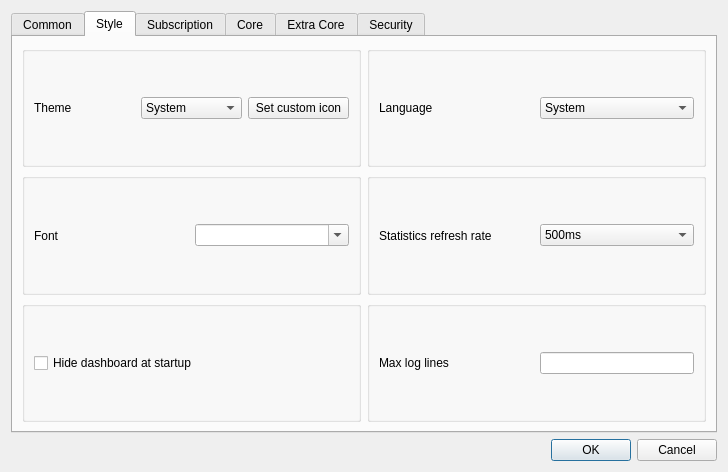
<?xml version="1.0" encoding="UTF-8"?>
<ui version="4.0">
 <class>DialogBasicSettings</class>
 <widget class="QDialog" name="DialogBasicSettings">
  <property name="geometry">
   <rect>
    <x>0</x>
    <y>0</y>
    <width>728</width>
    <height>472</height>
   </rect>
  </property>
  <property name="sizePolicy">
   <sizepolicy hsizetype="Preferred" vsizetype="Preferred">
    <horstretch>0</horstretch>
    <verstretch>0</verstretch>
   </sizepolicy>
  </property>
  <property name="windowTitle">
   <string>Basic Settings</string>
  </property>
  <layout class="QGridLayout" name="gridLayout">
   <item row="8" column="3">
    <widget class="QDialogButtonBox" name="buttonBox">
     <property name="orientation">
      <enum>Qt::Orientation::Horizontal</enum>
     </property>
     <property name="standardButtons">
      <set>QDialogButtonBox::StandardButton::Cancel|QDialogButtonBox::StandardButton::Ok</set>
     </property>
    </widget>
   </item>
   <item row="2" column="3">
    <widget class="QTabWidget" name="tabWidget">
     <property name="minimumSize">
      <size>
       <width>0</width>
       <height>414</height>
      </size>
     </property>
     <property name="currentIndex">
      <number>1</number>
     </property>
     <widget class="QWidget" name="tab_1">
      <attribute name="title">
       <string>Common</string>
      </attribute>
      <layout class="QVBoxLayout" name="verticalLayout_2">
       <item>
        <layout class="QHBoxLayout" name="hlayout_l1">
         <item>
          <widget class="QGroupBox" name="horizontalGroupBox_3">
           <layout class="QHBoxLayout" name="horizontalLayout_19">
            <item>
             <widget class="QLabel" name="label">
              <property name="text">
               <string>Listen Address</string>
              </property>
             </widget>
            </item>
            <item>
             <widget class="QLineEdit" name="inbound_address"/>
            </item>
            <item>
             <widget class="QPushButton" name="inbound_auth">
              <property name="text">
               <string notr="true"/>
              </property>
             </widget>
            </item>
           </layout>
          </widget>
         </item>
         <item>
          <widget class="QGroupBox" name="groupbox_custom_inbound">
           <layout class="QHBoxLayout" name="horizontalLayout_10">
            <item>
             <widget class="QLabel" name="label_11">
              <property name="text">
               <string>Custom Inbound</string>
              </property>
             </widget>
            </item>
            <item>
             <widget class="QPushButton" name="custom_inbound_edit">
              <property name="text">
               <string>Edit</string>
              </property>
             </widget>
            </item>
           </layout>
          </widget>
         </item>
        </layout>
       </item>
       <item>
        <layout class="QHBoxLayout" name="hlayout_l2">
         <item>
          <widget class="QGroupBox" name="horizontalGroupBox_2">
           <layout class="QHBoxLayout" name="horizontalLayout_13">
            <item>
             <widget class="QLabel" name="inbound_socks_port_l">
              <property name="text">
               <string>Socks Listen Port</string>
              </property>
             </widget>
            </item>
            <item>
             <widget class="QLineEdit" name="inbound_socks_port">
              <property name="sizePolicy">
               <sizepolicy hsizetype="Preferred" vsizetype="Fixed">
                <horstretch>0</horstretch>
                <verstretch>0</verstretch>
               </sizepolicy>
              </property>
             </widget>
            </item>
           </layout>
          </widget>
         </item>
         <item>
          <widget class="QGroupBox" name="groupBox_http">
           <layout class="QHBoxLayout" name="horizontalLayout_16">
            <item>
             <widget class="QLabel" name="label_5">
              <property name="text">
               <string>HTTP Listen Port</string>
              </property>
             </widget>
            </item>
            <item>
             <widget class="QLineEdit" name="inbound_http_port">
              <property name="sizePolicy">
               <sizepolicy hsizetype="Preferred" vsizetype="Fixed">
                <horstretch>0</horstretch>
                <verstretch>0</verstretch>
               </sizepolicy>
              </property>
             </widget>
            </item>
            <item>
             <widget class="QCheckBox" name="http_enable">
              <property name="text">
               <string>Enable</string>
              </property>
             </widget>
            </item>
           </layout>
          </widget>
         </item>
        </layout>
       </item>
       <item>
        <widget class="QGroupBox" name="groupBox1">
         <layout class="QHBoxLayout" name="horizontalLayout_9" stretch="0,8,1,1">
          <item>
           <widget class="QLabel" name="label_13">
            <property name="text">
             <string>Latency Test URL</string>
            </property>
           </widget>
          </item>
          <item>
           <widget class="QLineEdit" name="test_latency_url"/>
          </item>
          <item>
           <widget class="QLabel" name="label_14">
            <property name="text">
             <string>Concurrent</string>
            </property>
           </widget>
          </item>
          <item>
           <widget class="QLineEdit" name="test_concurrent"/>
          </item>
         </layout>
        </widget>
       </item>
       <item>
        <widget class="QGroupBox" name="horizontalGroupBox">
         <layout class="QHBoxLayout" name="horizontalLayout_12" stretch="0,8,1,1">
          <item>
           <widget class="QLabel" name="label_19">
            <property name="text">
             <string>Download Test URL</string>
            </property>
           </widget>
          </item>
          <item>
           <widget class="MyLineEdit" name="test_download_url"/>
          </item>
          <item>
           <widget class="QLabel" name="label_10">
            <property name="text">
             <string>Timeout (s)</string>
            </property>
           </widget>
          </item>
          <item>
           <widget class="QLineEdit" name="test_download_timeout"/>
          </item>
         </layout>
        </widget>
       </item>
       <item>
        <widget class="QGroupBox" name="horizontalGroupBox1">
         <layout class="QHBoxLayout" name="horizontalLayout_18">
          <item>
           <widget class="QCheckBox" name="check_include_pre">
            <property name="text">
             <string>Include Pre-release when checking update</string>
            </property>
           </widget>
          </item>
          <item>
           <widget class="Line" name="sys_proxy_format_vline">
            <property name="orientation">
             <enum>Qt::Orientation::Vertical</enum>
            </property>
           </widget>
          </item>
          <item>
           <widget class="QCheckBox" name="old_share_link_format">
            <property name="toolTip">
             <string>Share VMess Link with v2rayN Format</string>
            </property>
            <property name="text">
             <string>Old Share Link Format</string>
            </property>
           </widget>
          </item>
          <item>
           <widget class="QPushButton" name="sys_proxy_format">
            <property name="text">
             <string>System proxy format</string>
            </property>
           </widget>
          </item>
         </layout>
        </widget>
       </item>
       <item>
        <widget class="QWidget" name="horizontalWidget_1" native="true">
         <property name="sizePolicy">
          <sizepolicy hsizetype="Preferred" vsizetype="Maximum">
           <horstretch>0</horstretch>
           <verstretch>0</verstretch>
          </sizepolicy>
         </property>
         <layout class="QHBoxLayout" name="horizontalLayout_2">
          <property name="leftMargin">
           <number>0</number>
          </property>
          <property name="topMargin">
           <number>0</number>
          </property>
          <property name="rightMargin">
           <number>0</number>
          </property>
          <property name="bottomMargin">
           <number>0</number>
          </property>
         </layout>
        </widget>
       </item>
      </layout>
     </widget>
     <widget class="QWidget" name="tab_2">
      <attribute name="title">
       <string>Style</string>
      </attribute>
      <layout class="QGridLayout" name="gridLayout_5">
       <item row="0" column="0">
        <layout class="QHBoxLayout" name="style_h_1">
         <item>
          <widget class="QGroupBox" name="groupBox">
           <layout class="QHBoxLayout" name="horizontalLayout_4">
            <item>
             <widget class="QLabel" name="label_8">
              <property name="text">
               <string>Theme</string>
              </property>
             </widget>
            </item>
            <item>
             <widget class="QComboBox" name="theme">
              <item>
               <property name="text">
                <string>System</string>
               </property>
              </item>
              <item>
               <property name="text">
                <string notr="true">flatgray</string>
               </property>
              </item>
              <item>
               <property name="text">
                <string notr="true">lightblue</string>
               </property>
              </item>
              <item>
               <property name="text">
                <string notr="true">blacksoft</string>
               </property>
              </item>
             </widget>
            </item>
            <item>
             <widget class="QPushButton" name="set_custom_icon">
              <property name="sizePolicy">
               <sizepolicy hsizetype="Preferred" vsizetype="Fixed">
                <horstretch>0</horstretch>
                <verstretch>0</verstretch>
               </sizepolicy>
              </property>
              <property name="text">
               <string>Set custom icon</string>
              </property>
             </widget>
            </item>
           </layout>
          </widget>
         </item>
         <item>
          <widget class="QGroupBox" name="groupBox2">
           <layout class="QHBoxLayout" name="horizontalLayout_7">
            <item>
             <widget class="QLabel" name="label_15">
              <property name="text">
               <string notr="true">Language</string>
              </property>
             </widget>
            </item>
            <item>
             <widget class="QComboBox" name="language">
              <item>
               <property name="text">
                <string notr="true">System</string>
               </property>
              </item>
              <item>
               <property name="text">
                <string notr="true">English</string>
               </property>
              </item>
              <item>
               <property name="text">
                <string notr="true">简体中文</string>
               </property>
              </item>
              <item>
               <property name="text">
                <string notr="true">فارسی</string>
               </property>
              </item>
              <item>
               <property name="text">
                <string notr="true">Русский</string>
               </property>
              </item>
             </widget>
            </item>
           </layout>
          </widget>
         </item>
        </layout>
       </item>
       <item row="2" column="0">
        <layout class="QHBoxLayout" name="style_h_2">
         <item>
          <widget class="QGroupBox" name="groupBox_3">
           <property name="title">
            <string/>
           </property>
           <layout class="QHBoxLayout" name="horizontalLayout_11">
            <item>
             <widget class="QLabel" name="label_2">
              <property name="text">
               <string>Font</string>
              </property>
             </widget>
            </item>
            <item>
             <widget class="QComboBox" name="font">
              <property name="editable">
               <bool>true</bool>
              </property>
             </widget>
            </item>
           </layout>
          </widget>
         </item>
         <item>
          <widget class="QGroupBox" name="traffic_statistics_box">
           <layout class="QHBoxLayout" name="horizontalLayout_3">
            <item>
             <widget class="QLabel" name="label_16">
              <property name="text">
               <string>Statistics refresh rate</string>
              </property>
             </widget>
            </item>
            <item>
             <widget class="QComboBox" name="rfsh_r">
              <item>
               <property name="text">
                <string notr="true">500ms</string>
               </property>
              </item>
              <item>
               <property name="text">
                <string notr="true">1s</string>
               </property>
              </item>
              <item>
               <property name="text">
                <string notr="true">2s</string>
               </property>
              </item>
              <item>
               <property name="text">
                <string notr="true">3s</string>
               </property>
              </item>
              <item>
               <property name="text">
                <string notr="true">5s</string>
               </property>
              </item>
              <item>
               <property name="text">
                <string>Off</string>
               </property>
              </item>
             </widget>
            </item>
           </layout>
          </widget>
         </item>
        </layout>
       </item>
       <item row="3" column="0">
        <layout class="QHBoxLayout" name="style_h_3">
         <item>
          <widget class="QGroupBox" name="horizontalGroupBox_5">
           <layout class="QHBoxLayout" name="horizontalLayout_6">
            <item>
             <widget class="QCheckBox" name="start_minimal">
              <property name="sizePolicy">
               <sizepolicy hsizetype="Preferred" vsizetype="Fixed">
                <horstretch>0</horstretch>
                <verstretch>0</verstretch>
               </sizepolicy>
              </property>
              <property name="text">
               <string>Hide dashboard at startup</string>
              </property>
             </widget>
            </item>
           </layout>
          </widget>
         </item>
         <item>
          <widget class="QGroupBox" name="groupBox_2">
           <layout class="QHBoxLayout" name="horizontalLayout_23">
            <item>
             <widget class="QLabel" name="label_17">
              <property name="text">
               <string>Max log lines</string>
              </property>
             </widget>
            </item>
            <item>
             <widget class="QLineEdit" name="max_log_line">
              <property name="sizePolicy">
               <sizepolicy hsizetype="Ignored" vsizetype="Fixed">
                <horstretch>0</horstretch>
                <verstretch>0</verstretch>
               </sizepolicy>
              </property>
             </widget>
            </item>
           </layout>
          </widget>
         </item>
        </layout>
       </item>
      </layout>
     </widget>
     <widget class="QWidget" name="tab_3">
      <attribute name="title">
       <string>Subscription</string>
      </attribute>
      <layout class="QGridLayout" name="gridLayout_3">
       <item row="0" column="1">
        <layout class="QHBoxLayout" name="horizontalLayout_5">
         <item>
          <widget class="QCheckBox" name="sub_auto_update_enable">
           <property name="sizePolicy">
            <sizepolicy hsizetype="Minimum" vsizetype="Fixed">
             <horstretch>0</horstretch>
             <verstretch>0</verstretch>
            </sizepolicy>
           </property>
           <property name="text">
            <string>Enable</string>
           </property>
          </widget>
         </item>
         <item>
          <widget class="QLabel" name="label_21">
           <property name="text">
            <string>Interval (minute, invalid if less than 30)</string>
           </property>
          </widget>
         </item>
         <item>
          <widget class="QLineEdit" name="sub_auto_update">
           <property name="sizePolicy">
            <sizepolicy hsizetype="Preferred" vsizetype="Fixed">
             <horstretch>0</horstretch>
             <verstretch>0</verstretch>
            </sizepolicy>
           </property>
          </widget>
         </item>
        </layout>
       </item>
       <item row="1" column="1">
        <widget class="MyLineEdit" name="user_agent"/>
       </item>
       <item row="2" column="1">
        <widget class="QCheckBox" name="sub_use_proxy">
         <property name="text">
          <string>Use proxy when updating subscription</string>
         </property>
        </widget>
       </item>
       <item row="3" column="1">
        <widget class="QCheckBox" name="sub_insecure">
         <property name="text">
          <string>Ignore TLS errors when updating subscription</string>
         </property>
        </widget>
       </item>
       <item row="4" column="1">
        <widget class="QCheckBox" name="sub_clear">
         <property name="text">
          <string>Clear servers before updating subscription</string>
         </property>
        </widget>
       </item>
       <item row="0" column="0">
        <widget class="QLabel" name="label_20">
         <property name="sizePolicy">
          <sizepolicy hsizetype="Preferred" vsizetype="Maximum">
           <horstretch>0</horstretch>
           <verstretch>0</verstretch>
          </sizepolicy>
         </property>
         <property name="text">
          <string>Automatic update</string>
         </property>
        </widget>
       </item>
       <item row="1" column="0">
        <widget class="QLabel" name="label_4">
         <property name="text">
          <string>User Agent</string>
         </property>
        </widget>
       </item>
      </layout>
     </widget>
     <widget class="QWidget" name="tab_4">
      <attribute name="title">
       <string>Core</string>
      </attribute>
      <layout class="QVBoxLayout" name="verticalLayout">
       <item>
        <widget class="QGroupBox" name="groupBox_core">
         <property name="sizePolicy">
          <sizepolicy hsizetype="Preferred" vsizetype="Maximum">
           <horstretch>0</horstretch>
           <verstretch>0</verstretch>
          </sizepolicy>
         </property>
         <property name="title">
          <string notr="true">core_name</string>
         </property>
         <layout class="QVBoxLayout" name="verticalLayout_3">
          <item>
           <widget class="QWidget" name="assest_group" native="true">
            <layout class="QGridLayout" name="gridLayout_2">
             <item row="0" column="0">
              <widget class="QLabel" name="label_12">
               <property name="text">
                <string>Asset Location</string>
               </property>
              </widget>
             </item>
             <item row="0" column="1">
              <layout class="QGridLayout" name="gridLayout_4">
               <item row="0" column="0">
                <widget class="MyLineEdit" name="core_v2ray_asset">
                 <property name="placeholderText">
                  <string>Default: dir of &quot;nekoray&quot;</string>
                 </property>
                </widget>
               </item>
               <item row="0" column="1">
                <widget class="QPushButton" name="core_v2ray_asset_pick">
                 <property name="text">
                  <string>Select</string>
                 </property>
                </widget>
               </item>
              </layout>
             </item>
             <item row="1" column="0">
              <widget class="QLabel" name="label_3">
               <property name="text">
                <string notr="true">Loglevel</string>
               </property>
              </widget>
             </item>
             <item row="1" column="1">
              <layout class="QHBoxLayout" name="horizontalLayout_20">
               <item>
                <widget class="QComboBox" name="log_level">
                 <property name="sizePolicy">
                  <sizepolicy hsizetype="Maximum" vsizetype="Fixed">
                   <horstretch>0</horstretch>
                   <verstretch>0</verstretch>
                  </sizepolicy>
                 </property>
                </widget>
               </item>
               <item>
                <widget class="QCheckBox" name="disable_stats">
                 <property name="minimumSize">
                  <size>
                   <width>411</width>
                   <height>0</height>
                  </size>
                 </property>
                 <property name="toolTip">
                  <string>&lt;html&gt;&lt;head/&gt;&lt;body&gt;&lt;p&gt;Might Improve Ping and Performance&lt;/p&gt;&lt;/body&gt;&lt;/html&gt;</string>
                 </property>
                 <property name="text">
                  <string>Disable Traffic Stats</string>
                 </property>
                </widget>
               </item>
              </layout>
             </item>
             <item row="2" column="0">
              <widget class="QLabel" name="label_6">
               <property name="text">
                <string>Multiplex (mux)</string>
               </property>
              </widget>
             </item>
             <item row="2" column="1">
              <layout class="QHBoxLayout" name="horizontalLayout">
               <item>
                <widget class="QComboBox" name="mux_protocol"/>
               </item>
               <item>
                <widget class="QLabel" name="label_7">
                 <property name="text">
                  <string>concurrency</string>
                 </property>
                </widget>
               </item>
               <item>
                <widget class="QLineEdit" name="mux_concurrency"/>
               </item>
               <item>
                <widget class="QCheckBox" name="mux_padding">
                 <property name="text">
                  <string notr="true">Padding</string>
                 </property>
                </widget>
               </item>
               <item>
                <widget class="QCheckBox" name="mux_default_on">
                 <property name="text">
                  <string>Default On</string>
                 </property>
                </widget>
               </item>
              </layout>
             </item>
            </layout>
           </widget>
          </item>
          <item>
           <widget class="QPushButton" name="core_settings">
            <property name="text">
             <string>Core Options</string>
            </property>
           </widget>
          </item>
         </layout>
        </widget>
       </item>
       <item>
        <widget class="QGroupBox" name="ntp_box">
         <property name="toolTip">
          <string>&lt;html&gt;&lt;head/&gt;&lt;body&gt;&lt;p&gt;Settings for the sing-box's built-in NTP client&lt;/p&gt;&lt;/body&gt;&lt;/html&gt;</string>
         </property>
         <property name="title">
          <string>NTP Settings</string>
         </property>
         <layout class="QGridLayout" name="gridLayout_6">
          <item row="0" column="0">
           <widget class="QCheckBox" name="ntp_enable">
            <property name="text">
             <string>Enable</string>
            </property>
           </widget>
          </item>
          <item row="1" column="0">
           <layout class="QHBoxLayout" name="horizontalLayout_22">
            <item>
             <widget class="QLabel" name="ntp_server_l">
              <property name="text">
               <string>server</string>
              </property>
             </widget>
            </item>
            <item>
             <widget class="QLineEdit" name="ntp_server"/>
            </item>
            <item>
             <widget class="QLabel" name="ntp_port_l">
              <property name="text">
               <string>Port</string>
              </property>
             </widget>
            </item>
            <item>
             <widget class="QLineEdit" name="ntp_port">
              <property name="maximumSize">
               <size>
                <width>162</width>
                <height>16777215</height>
               </size>
              </property>
             </widget>
            </item>
            <item>
             <widget class="QLabel" name="ntp_interval_l">
              <property name="text">
               <string>sync interval</string>
              </property>
             </widget>
            </item>
            <item>
             <widget class="QComboBox" name="ntp_interval">
              <property name="toolTip">
               <string>&lt;html&gt;&lt;head/&gt;&lt;body&gt;&lt;p&gt;In minutes&lt;/p&gt;&lt;/body&gt;&lt;/html&gt;</string>
              </property>
              <item>
               <property name="text">
                <string>5m</string>
               </property>
              </item>
              <item>
               <property name="text">
                <string>10m</string>
               </property>
              </item>
              <item>
               <property name="text">
                <string>30m</string>
               </property>
              </item>
             </widget>
            </item>
           </layout>
          </item>
         </layout>
        </widget>
       </item>
      </layout>
     </widget>
     <widget class="QWidget" name="tab_6">
      <attribute name="title">
       <string>Extra Core</string>
      </attribute>
      <layout class="QVBoxLayout" name="verticalLayout_5">
       <item>
        <widget class="QScrollArea" name="extra_core_box_scrollArea">
         <property name="frameShape">
          <enum>QFrame::Shape::NoFrame</enum>
         </property>
         <property name="widgetResizable">
          <bool>true</bool>
         </property>
         <widget class="QWidget" name="extra_core_box_scrollAreaWidgetContents">
          <property name="geometry">
           <rect>
            <x>0</x>
            <y>0</y>
            <width>686</width>
            <height>380</height>
           </rect>
          </property>
          <layout class="QVBoxLayout" name="verticalLayout_6">
           <item>
            <widget class="QWidget" name="horizontalWidget_4" native="true">
             <property name="sizePolicy">
              <sizepolicy hsizetype="Preferred" vsizetype="Maximum">
               <horstretch>0</horstretch>
               <verstretch>0</verstretch>
              </sizepolicy>
             </property>
             <layout class="QHBoxLayout" name="horizontalLayout_8">
              <item>
               <widget class="QPushButton" name="extra_core_add">
                <property name="text">
                 <string>Add</string>
                </property>
               </widget>
              </item>
              <item>
               <widget class="QPushButton" name="extra_core_del">
                <property name="text">
                 <string>Delete</string>
                </property>
               </widget>
              </item>
             </layout>
            </widget>
           </item>
          </layout>
         </widget>
        </widget>
       </item>
      </layout>
     </widget>
     <widget class="QWidget" name="tab_5">
      <attribute name="title">
       <string>Security</string>
      </attribute>
      <layout class="QVBoxLayout" name="verticalLayout_4">
       <item>
        <widget class="QCheckBox" name="skip_cert">
         <property name="text">
          <string>Skip TLS certificate authentication by default (allowInsecure)</string>
         </property>
        </widget>
       </item>
       <item>
        <widget class="QGroupBox" name="horizontalGroupBox2">
         <property name="sizePolicy">
          <sizepolicy hsizetype="Preferred" vsizetype="Maximum">
           <horstretch>0</horstretch>
           <verstretch>0</verstretch>
          </sizepolicy>
         </property>
         <layout class="QHBoxLayout" name="horizontalLayout_26">
          <item>
           <widget class="QLabel" name="label_18">
            <property name="text">
             <string>Default uTLS Fingerprint</string>
            </property>
           </widget>
          </item>
          <item>
           <widget class="QComboBox" name="utlsFingerprint">
            <property name="editable">
             <bool>true</bool>
            </property>
           </widget>
          </item>
         </layout>
        </widget>
       </item>
      </layout>
     </widget>
    </widget>
   </item>
  </layout>
 </widget>
 <customwidgets>
  <customwidget>
   <class>MyLineEdit</class>
   <extends>QLineEdit</extends>
   <header>ui/widget/MyLineEdit.h</header>
  </customwidget>
 </customwidgets>
 <resources/>
 <connections>
  <connection>
   <sender>buttonBox</sender>
   <signal>accepted()</signal>
   <receiver>DialogBasicSettings</receiver>
   <slot>accept()</slot>
   <hints>
    <hint type="sourcelabel">
     <x>248</x>
     <y>254</y>
    </hint>
    <hint type="destinationlabel">
     <x>157</x>
     <y>274</y>
    </hint>
   </hints>
  </connection>
  <connection>
   <sender>buttonBox</sender>
   <signal>rejected()</signal>
   <receiver>DialogBasicSettings</receiver>
   <slot>reject()</slot>
   <hints>
    <hint type="sourcelabel">
     <x>316</x>
     <y>260</y>
    </hint>
    <hint type="destinationlabel">
     <x>286</x>
     <y>274</y>
    </hint>
   </hints>
  </connection>
 </connections>
</ui>
